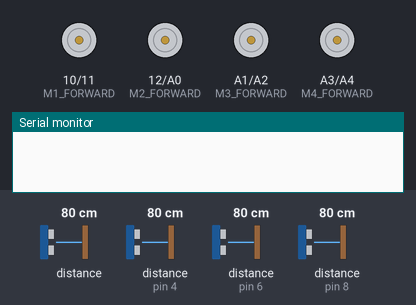
The sketch below on a simulated Arduino Uno, built with avr-gcc and run on an emulated ATmega328P. Parts: motor-driver pin pairs drawn as motors (green arrow = first pin HIGH = forward, orange = second pin HIGH = backward, longer = more drive), the last lines printed to the serial monitor. The test bench sets the inputs (shaded band); at power-on: distance to the obstacle 80 cm, distance to the obstacle (sensors on pin 4, pin 6, pin 8) 80 cm. The echo pulse lasts 58.3 µs per cm.

Above: at 3.2 s.
At 9.3 s:
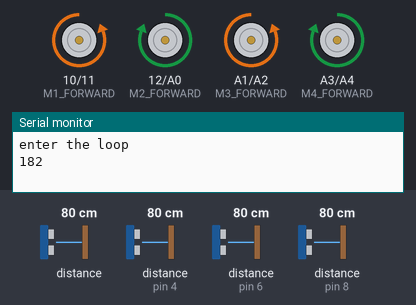
Timing chart, 0 to 15.2 s (numbered marks = the images above):
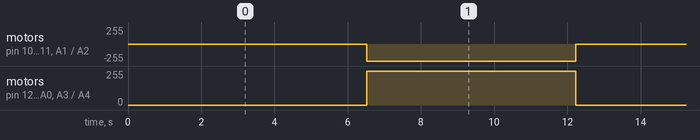

The sketch:

steb010.ino
```cpp
#include <NewPing.h>

//PIN CONFIGURATION FOR ULTRASONIC SENSOR
#define X_TRIGGER_PIN  2
#define X_ECHO_PIN     4

#define Y_TRIGGER_PIN  7
#define Y_ECHO_PIN     8

#define XD_TRIGGER_PIN  13
#define XD_ECHO_PIN     0

#define YD_TRIGGER_PIN  5 //
#define YD_ECHO_PIN     6 //

//MOTOR DRIVER PIN CONFIGURATION
#define M1_FORWARD 10
#define M1_BACKWARD 11

#define M2_FORWARD 12
#define M2_BACKWARD A0

#define M3_FORWARD  A1
#define M3_BACKWARD A2

#define M4_FORWARD A3
#define M4_BACKWARD A4

//MAXIMUM DISTANCE FOR ULTARSONIC SENSOR
#define MAX_DISTANCE 4000

//PARAMETERS
float X_PING_DISTACE;
float Y_PING_DISTACE;
float XD_PING_DISTACE;
float YD_PING_DISTACE;

int W0 = 100;
int W = 0;
int DW = 0;
int Temp_w = 0;
//INTERNAL PARAMETERS
int X_OFFSET = 12;
int Y_OFFSET = 20;
bool flag = false;

//ultrasnoic oject creation
NewPing sonar_X(X_TRIGGER_PIN, X_ECHO_PIN, MAX_DISTANCE);
NewPing sonar_Y(Y_TRIGGER_PIN, Y_ECHO_PIN, MAX_DISTANCE);
NewPing sonar_XD(XD_TRIGGER_PIN, XD_ECHO_PIN, MAX_DISTANCE);
NewPing sonar_YD(YD_TRIGGER_PIN, YD_ECHO_PIN, MAX_DISTANCE);


void setup() {

  Serial.begin(115200);
  //MOTOR DRIVER PIN CONFIGURATION
  pinMode(M1_FORWARD,OUTPUT);
  pinMode(M1_BACKWARD,OUTPUT);

  pinMode(M2_FORWARD,OUTPUT);
  pinMode(M2_BACKWARD,OUTPUT);

  pinMode(M3_FORWARD,OUTPUT);
  pinMode(M3_BACKWARD,OUTPUT);

  pinMode(M4_FORWARD,OUTPUT);
  pinMode(M4_BACKWARD,OUTPUT);

  //MOTOR DRIVER INITIAL CONDITION
  digitalWrite(M1_FORWARD,LOW);
  digitalWrite(M1_BACKWARD,LOW);

  digitalWrite(M2_FORWARD,LOW);
  digitalWrite(M2_BACKWARD,LOW);

  digitalWrite(M3_FORWARD,LOW);
  digitalWrite(M3_BACKWARD,LOW);

  digitalWrite(M4_FORWARD,LOW);
  digitalWrite(M4_BACKWARD,LOW);
  //////////////////////////////


}

void loop() {

  if(flag){

  }else{//calculation of distance
    digitalWrite(M1_FORWARD,LOW);
    digitalWrite(M1_BACKWARD,LOW);

    digitalWrite(M2_FORWARD,LOW);
    digitalWrite(M2_BACKWARD,LOW);

    digitalWrite(M3_FORWARD,LOW);
    digitalWrite(M3_BACKWARD,LOW);

    digitalWrite(M4_FORWARD,LOW);
    digitalWrite(M4_BACKWARD,LOW);
    delay(500);

      //step_1_calulate_all_distance
      delay(1000);
      X_PING_DISTACE = sonar_X.ping_cm();
      delay(1000);
      Y_PING_DISTACE = sonar_Y.ping_cm();
      delay(1000);
      XD_PING_DISTACE = sonar_XD.ping_cm();
      delay(1000);
      YD_PING_DISTACE = sonar_YD.ping_cm();
      delay(1000);

      int total = 0;
      int total_x = 0;
      total = (Y_PING_DISTACE + YD_PING_DISTACE + Y_OFFSET);
      total_x =(X_PING_DISTACE + XD_PING_DISTACE + X_OFFSET);
      delay(1000);
      while(!(total <= 70 && total_x <= 96)){
        //stop
        Serial.println("enter the loop");
        Serial.println(total);
        digitalWrite(M1_FORWARD,LOW);
        digitalWrite(M1_BACKWARD,LOW);

        digitalWrite(M2_FORWARD,LOW);
        digitalWrite(M2_BACKWARD,LOW);

        digitalWrite(M3_FORWARD,LOW);
        digitalWrite(M3_BACKWARD,LOW);

        digitalWrite(M4_FORWARD,LOW);
        digitalWrite(M4_BACKWARD,LOW);

        //delay weigth
        Temp_w = (total - 70);
        int fix_offset = 0;
        fix_offset = abs(Temp_w);
        W = (fix_offset * 50);
        DW = (W0 + W );

        //(clock)
        digitalWrite(M1_FORWARD,LOW);
        digitalWrite(M1_BACKWARD,HIGH);

        digitalWrite(M2_FORWARD,HIGH);
        digitalWrite(M2_BACKWARD,LOW);

        digitalWrite(M3_FORWARD,LOW);
        digitalWrite(M3_BACKWARD,HIGH);

        digitalWrite(M4_FORWARD,HIGH);
        digitalWrite(M4_BACKWARD,LOW);
        delay(DW);

        //stop
        digitalWrite(M1_FORWARD,LOW);
        digitalWrite(M1_BACKWARD,LOW);

        digitalWrite(M2_FORWARD,LOW);
        digitalWrite(M2_BACKWARD,LOW);

        digitalWrite(M3_FORWARD,LOW);
        digitalWrite(M3_BACKWARD,LOW);

        digitalWrite(M4_FORWARD,LOW);
        digitalWrite(M4_BACKWARD,LOW);


        //step_1_calulate_all_distance
        delay(1000);
        X_PING_DISTACE = sonar_X.ping_cm();
        delay(1000);
        Y_PING_DISTACE = sonar_Y.ping_cm();
        delay(1000);
        XD_PING_DISTACE = sonar_XD.ping_cm();
        delay(1000);
        YD_PING_DISTACE = sonar_YD.ping_cm();
        delay(1000);
        total = (Y_PING_DISTACE + YD_PING_DISTACE + Y_OFFSET);
        delay(1000);
        total_x =(X_PING_DISTACE + XD_PING_DISTACE + X_OFFSET);

        if(total == 70 && total_x == 96){
          break;
        }
      }
      flag = true;
      }


      //stop
        digitalWrite(M1_FORWARD,LOW);
        digitalWrite(M1_BACKWARD,LOW);

        digitalWrite(M2_FORWARD,LOW);
        digitalWrite(M2_BACKWARD,LOW);

        digitalWrite(M3_FORWARD,LOW);
        digitalWrite(M3_BACKWARD,LOW);

        digitalWrite(M4_FORWARD,LOW);
        digitalWrite(M4_BACKWARD,LOW);

}
```

Measured:
- by itself, motor on pin 12 (M2_FORWARD) / A0 (M2_BACKWARD), motor on A3 (M4_FORWARD) / A4 (M4_BACKWARD): alternates forward 255/255 for 5.7 s and stopped for 6.0 s
- by itself, motor on pin 10 (M1_FORWARD) / pin 11 (M1_BACKWARD), motor on A1 (M3_FORWARD) / A2 (M3_BACKWARD): alternates backward 255/255 for 5.7 s and stopped for 6.0 s
